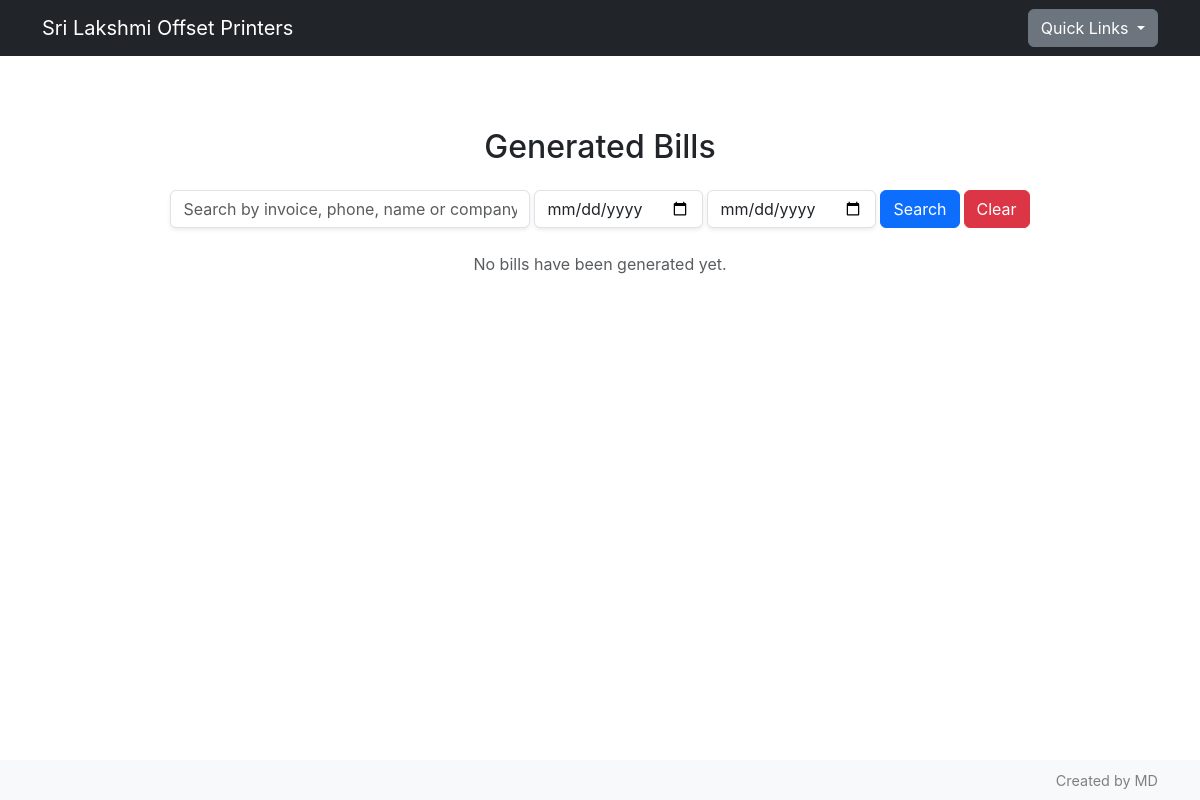
/view_bills?phone=9848992207, run on an earlier commit of the app's database.
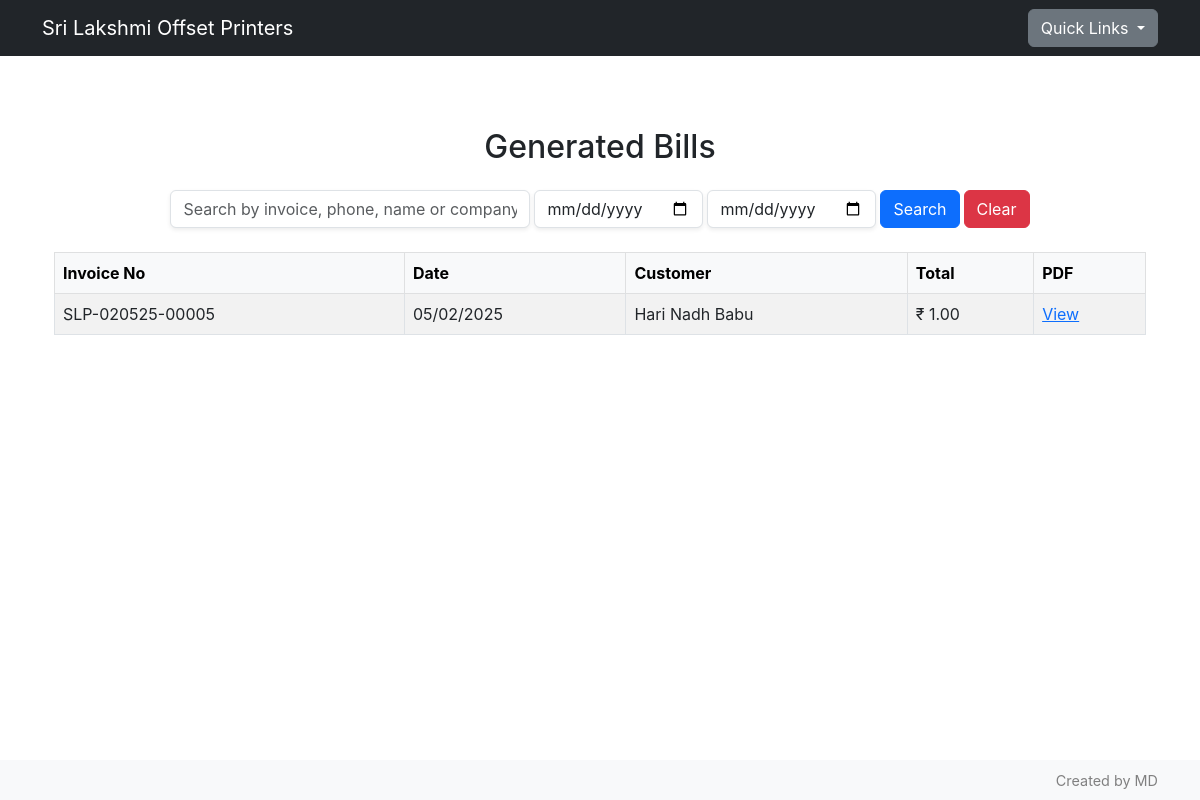
And on a later commit of the database.
### db/models.py (models this page shows)
class invoice(db.Model):
    id = db.Column(db.Integer, primary_key=True)
    invoiceId = db.Column(db.String(50), unique=True, nullable=False)
    customerId = db.Column(db.Integer, db.ForeignKey("customer.id"), nullable=False)
    createdAt = db.Column(db.DateTime, default=datetime.utcnow)
    pdfPath = db.Column(db.String(255), nullable=False)
    totalAmount = db.Column(db.Float, nullable=False)
    items = db.relationship("invoiceItem", backref="invoice", lazy=True)

class customer(db.Model):
    id = db.Column(db.Integer, primary_key=True)
    name = db.Column(db.String(50), nullable=False)
    company = db.Column(db.String(50))
    phone = db.Column(db.String(50), nullable=False, unique=True)
    email = db.Column(db.String(50))
    gst = db.Column(db.String(30))
    address = db.Column(db.Text)
    businessType = db.Column(db.String(50))
    invoices = db.relationship("invoice", backref="customer", lazy= True)
    createdAt = db.Column(db.DateTime, default=datetime.utcnow())

### app.py (the view)
@app.route('/view_bills')
def view_bills():
    query = request.args.get('q', '').lower()
    phone = request.args.get('phone')
    start_date = request.args.get('start_date')
    end_date = request.args.get('end_date')
    invoices = invoice.query.options(joinedload(invoice.customer)).all()
    results = []
    for inv in invoices:
        customer = inv.customer
        dateStr = inv.createdAt.strftime('%m/%d/%Y')
        invoiceFilename = f"{inv.invoiceId}.pdf"
        record = {
            "invoice_no" : inv.invoiceId,
            "date" : dateStr,
            "customer_name" : customer.name,
            "phone" : customer.phone,
            "total" : f"{inv.totalAmount: ,.2f}",
            "filename" : invoiceFilename
        }
        results.append(record)
    bills = results #default
    if phone:
        bills = [b for b in results if b.get('phone') == phone]
    elif query:
        bills = [
            b for b in results
            if query in b['customer_name'].lower() or query in b.get('phone', '') or query in b['invoice_no']
        ]
    try:
        start = datetime.strptime(start_date, '%Y-%m-%d').date()
        end = datetime.strptime(end_date, '%Y-%m-%d').date()
        bills = [b for b in results if start <= datetime.strptime(b['date'], '%Y-%m-%d').date() <= end]
    except Exception as e:
        pass
    return render_template('view_bills.html', bills=bills)

### app.py (called while the page is built)
@app.template_filter('datetimeformat')
def datetimeformat(value, format='%d-%m-%Y'):
    if not value:
        return ''
    try:
        if isinstance(value, str):
            value = datetime.strptime(value, '%Y-%m-%d')
        return value.strftime(format)
    except Exception:
        return value

### templates/view_bills.html
{% extends 'base.html' %}
{% block content %}
<div class="container py-4">
  <h2 class="mb-4 text-center">Generated Bills</h2>
  <form method="GET" action="{{ url_for('view_bills') }}" class="row g-1 mb-4 justify-content-center align-items-end">
    <div class="col-auto">
      <input type="text" name="q" class="form-control shadow-sm" style="min-width: 360px;" placeholder="Search by invoice, phone, name or company" value="{{ request.args.get('q', '') }}">
    </div>
    <div class="col-auto">
      <input type="date" name="start_date" class="form-control shadow-sm" style="min-width: 150px;" value="{{ request.args.get('start_date', '') | datetimeformat('%Y-%m-%d') }}">
    </div>
    <div class="col-auto">
      <input type="date" name="end_date" class="form-control shadow-sm" style="min-width: 150px;" value="{{ request.args.get('end_date', '') | datetimeformat('%Y-%m-%d') }}">
    </div>
    <div class="col-auto">
      <button type="submit" class="btn btn-primary">Search</button>
    </div>
    <div class="col-auto">
      <a href="{{ url_for('view_bills') }}" class="btn btn-danger">Clear</a>
    </div>
  </form>
  {% if bills %}
    <div class="table-responsive">
      <table class="table table-striped table-bordered align-middle text-start">
        <thead class="table-light">
          <tr>
            <th>Invoice No</th>
            <th>Date</th>
            <th>Customer</th>
            <th>Total</th>
            <th>PDF</th>
          </tr>
        </thead>
        <tbody>
          {% for bill in bills %}
          <tr>
            <td>{{ bill.invoice_no }}</td>
            <td>{{ bill.date | datetimeformat }}</td>
            <td>{{ bill.customer_name }}</td>
            <td>₹{{ bill.total }}</td>
            <td><a href="{{ url_for('static', filename='pdfs/' + bill.filename) }}" target="_blank">View</a></td>
          </tr>
          {% endfor %}
        </tbody>
      </table>
    </div>
  {% else %}
    <p class="text-center text-muted">No bills have been generated yet.</p>
  {% endif %}
</div>
{% endblock %}

What changed in the data, as far as the page shows it:
added invoice: invoice_no "SLP-020525-00005", date "05/02/2025", customer_name "Hari Nadh Babu", total "1.00"
Also different on the page:
text no longer shown: "No bills have been generated yet."
text now shown: "Invoice No Date Customer Total PDF"
